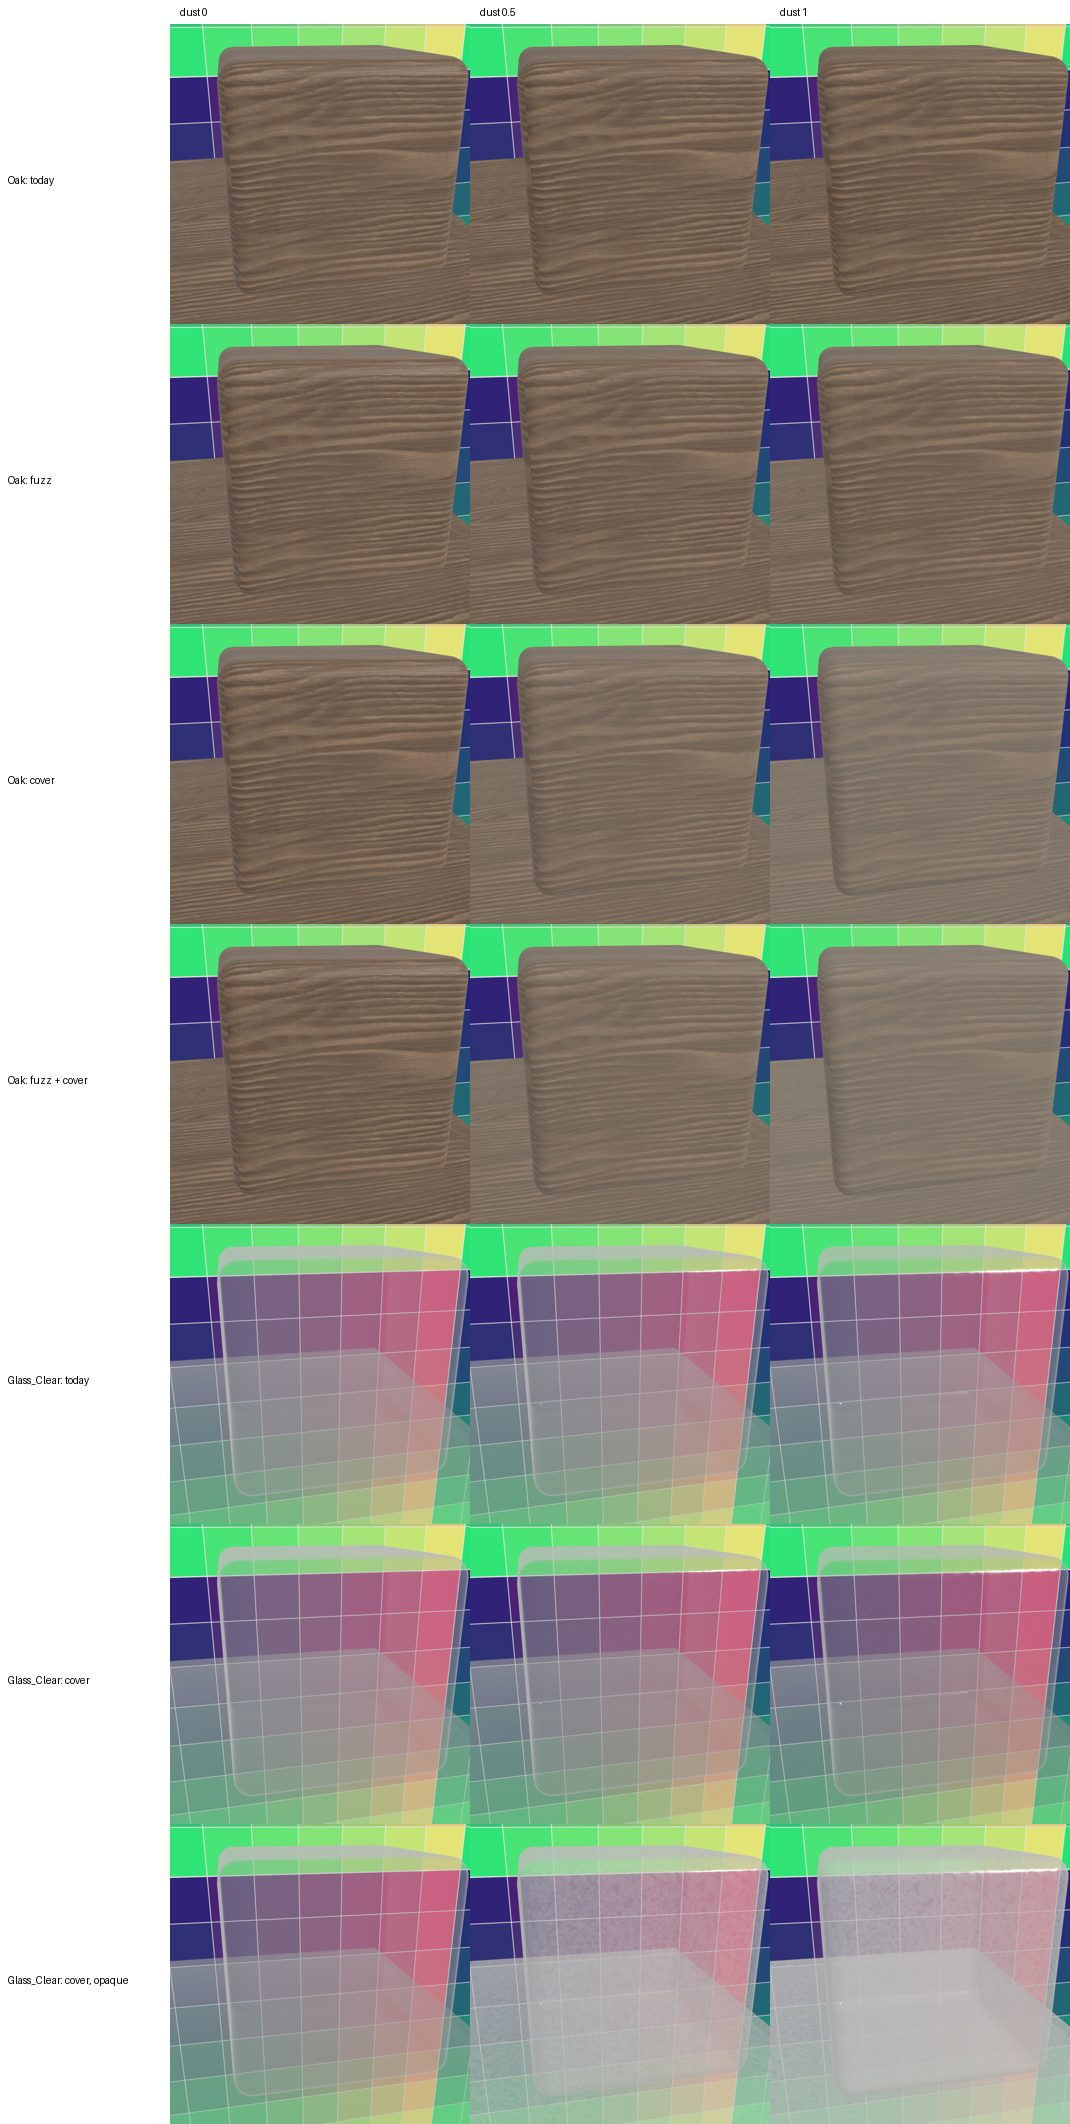

This chart was generated by the following Python code:
"""Phase10 discovery Pass 2 — the dust probe. Disposable: nothing in the library uses it.

    uv run docs/Planning/Phases/Future/Phase10_ColouredWearLayers_probe.py [out_dir]

Writes scratch copies of two articles (texture paths made absolute) with the dust layer drawn
four ways, renders each through the rig's own job writer and Storm driver at dust 0, 0.5 and 1,
and composes ``probe.jpg`` (close-up view) in ``out_dir`` (default ``/tmp/p10probe``):

  Oak (Dust01 = overlay 3)            Glass_Clear (Dust01 = overlay 1)
    today          roughness + bump      today
    fuzz           + fuzz in the colour  cover          + base colour mixed to the colour
    cover          + base colour mixed   cover, opaque  + transmission mixed to 0 as well
    fuzz + cover   both

Each change is driven by the overlay's existing effect (density x alpha x gate); the colour is a
declared value, never the layer's packed channels.
"""
import sys
import xml.etree.ElementTree as ET
from pathlib import Path

import numpy as np
from PIL import Image, ImageDraw

REPO = Path(__file__).resolve().parents[4]
sys.path.insert(0, str(REPO / "tools/parity"))
sys.path.insert(0, str(REPO / "tools/parity/drivers"))
import job as jobmod  # noqa: E402
import storm  # noqa: E402

OUT = Path(sys.argv[1]) if len(sys.argv) > 1 else Path("/tmp/p10probe")
DUST = "0.35, 0.32, 0.27"          # linear; a probe value, not a grounded one
MAT = REPO / "MatterLibrary/materials"
CASES = {
    "Oak": (MAT / "natural/wood/Oak_Natural_Clean_Base_s1_v01.mtlx", 3,
            [("today", 0, 0, 0), ("fuzz", 1, 0, 0), ("cover", 0, 1, 0), ("fuzz + cover", 1, 1, 0)]),
    "Glass_Clear": (MAT / "engineered/glass/Glass_Clear_Clean_Base_s01_v01.mtlx", 1,
                    [("today", 0, 0, 0), ("cover", 0, 1, 0), ("cover, opaque", 0, 1, 1)]),
}


def _sub(parent, tag, name, typ, **inputs):
    n = ET.SubElement(parent, tag, name=name, type=typ)
    for k, (t, kind, v) in inputs.items():
        ET.SubElement(n, "input", {"name": k, "type": t, kind: v})


def variant(src: Path, slot: int, fuzz: int, cover: int, opaque: int, dest: Path) -> Path:
    tree = ET.parse(src)
    root = tree.getroot()
    for f in root.iter("input"):
        if f.get("type") == "filename" and f.get("value"):
            f.set("value", str((src.parent / f.get("value")).resolve()))
    ng, sr, eff = root.find("nodegraph"), root.find("open_pbr_surface"), f"overlay{slot}_effect"
    if ng.find(f"*[@name='{eff}']") is None:
        eff = f"overlay{slot}_effect_raw"              # no maskset: the ungated effect
    if cover:
        out = ng.find("output[@name='base_color_out']")
        _sub(ng, "mix", "dust_cover", "color3", bg=("color3", "nodename", out.get("nodename")),
             fg=("color3", "value", DUST), mix=("float", "nodename", eff))
        out.set("nodename", "dust_cover")
    if opaque:
        tw = sr.find("input[@name='transmission_weight']")
        _sub(ng, "mix", "dust_transmission", "float", bg=("float", "value", tw.get("value")),
             fg=("float", "value", "0.0"), mix=("float", "nodename", eff))
        ET.SubElement(ng, "output", name="transmission_out", type="float", nodename="dust_transmission")
        del tw.attrib["value"]
        tw.set("nodegraph", ng.get("name"))
        tw.set("output", "transmission_out")
    if fuzz:
        ET.SubElement(ng, "output", name="dust_fuzz_out", type="float", nodename=eff)
        ET.SubElement(sr, "input", {"name": "fuzz_weight", "type": "float",
                                    "nodegraph": ng.get("name"), "output": "dust_fuzz_out"})
        ET.SubElement(sr, "input", {"name": "fuzz_color", "type": "color3", "value": DUST})
        ET.SubElement(sr, "input", {"name": "fuzz_roughness", "type": "float", "value": "0.8"})
    p = dest / src.name
    p.parent.mkdir(parents=True, exist_ok=True)
    tree.write(p, xml_declaration=True, encoding="utf-8")
    return p


def main() -> None:
    cell, rows = 300, []
    for case, (src, slot, variants) in CASES.items():
        port = f"overlay{slot}_density"
        settings = [{"id": f"d{i}", "label": f"dust {v}", "port": port, "set": {port: v}}
                    for i, v in enumerate((0.0, 0.5, 1.0))]
        settings[0]["id"] = "defaults"
        for label, fz, cv, op in variants:
            d = OUT / case / label.replace(" ", "").replace(",", "_").replace("+", "_")
            art = jobmod.Article.read(variant(src, slot, fz, cv, op, d))
            storm.run(jobmod.write_job(art, settings, d / "render", 512, 64))
            pics = [d / "render/storm" / f"{s['id']}__close.png" for s in settings]
            a = np.asarray(Image.open(pics[0]).convert("RGB")).astype(float)
            b = np.asarray(Image.open(pics[2]).convert("RGB")).astype(float)
            moved = np.abs(a - b).sum(-1) > 3
            delta = float(np.abs(a - b)[moved].mean()) if moved.any() else 0.0
            print(f"{case:12s} {label:14s} dust 1 vs 0: moved {moved.mean() * 100:3.0f}% "
                  f"of the picture, mean change {delta:4.1f} levels")
            rows.append((f"{case}: {label}", pics))
    sheet = Image.new("RGB", (170 + cell * 3, 24 + cell * len(rows)), "white")
    draw = ImageDraw.Draw(sheet)
    for j, s in enumerate(("dust 0", "dust 0.5", "dust 1")):
        draw.text((180 + j * cell, 6), s, fill="black")
    for i, (label, pics) in enumerate(rows):
        draw.text((8, 24 + i * cell + cell // 2), label, fill="black")
        for j, p in enumerate(pics):
            sheet.paste(Image.open(p).convert("RGB").resize((cell, cell)), (170 + j * cell, 24 + i * cell))
    sheet.save(OUT / "probe.jpg", quality=82)
    print("sheet", OUT / "probe.jpg")


if __name__ == "__main__":
    main()
